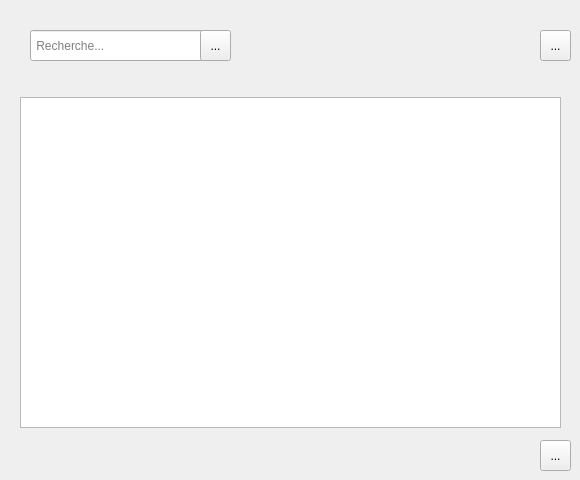
    <widget class="QWidget" name="stackedWidgetPage2">
     <widget class="QToolButton" name="toolButton_recherche_employe">
      <property name="geometry">
       <rect>
        <x>200</x>
        <y>30</y>
        <width>31</width>
        <height>31</height>
       </rect>
      </property>
      <property name="text">
       <string>...</string>
      </property>
      <property name="icon">
       <iconset>
        <normaloff>../../téléchargé (1)_preview_rev_1.png</normaloff>../../téléchargé (1)_preview_rev_1.png</iconset>
      </property>
     </widget>
     <widget class="QLineEdit" name="lineEdit_recherche_emp">
      <property name="geometry">
       <rect>
        <x>30</x>
        <y>30</y>
        <width>191</width>
        <height>31</height>
       </rect>
      </property>
      <property name="placeholderText">
       <string> Recherche...</string>
      </property>
     </widget>
     <widget class="QTableView" name="tableView">
      <property name="geometry">
       <rect>
        <x>20</x>
        <y>97</y>
        <width>541</width>
        <height>331</height>
       </rect>
      </property>
     </widget>
     <widget class="QToolButton" name="toolButton_pdf">
      <property name="geometry">
       <rect>
        <x>540</x>
        <y>30</y>
        <width>31</width>
        <height>31</height>
       </rect>
      </property>
      <property name="text">
       <string>...</string>
      </property>
      <property name="icon">
       <iconset>
        <normaloff>../../icon-pdf-white.png</normaloff>../../icon-pdf-white.png</iconset>
      </property>
      <property name="iconSize">
       <size>
        <width>20</width>
        <height>20</height>
       </size>
      </property>
     </widget>
     <widget class="QToolButton" name="return_4">
      <property name="geometry">
       <rect>
        <x>540</x>
        <y>440</y>
        <width>31</width>
        <height>31</height>
       </rect>
      </property>
      <property name="text">
       <string>...</string>
      </property>
      <property name="icon">
       <iconset>
        <normaloff>../../seta-small-direita-branca-300x258.png</normaloff>../../seta-small-direita-branca-300x258.png</iconset>
      </property>
      <property name="iconSize">
       <size>
        <width>27</width>
        <height>27</height>
       </size>
      </property>
     </widget>
     <zorder>lineEdit_recherche_emp</zorder>
     <zorder>toolButton_recherche_employe</zorder>
     <zorder>tableView</zorder>
     <zorder>toolButton_pdf</zorder>
     <zorder>return_4</zorder>
    </widget>
